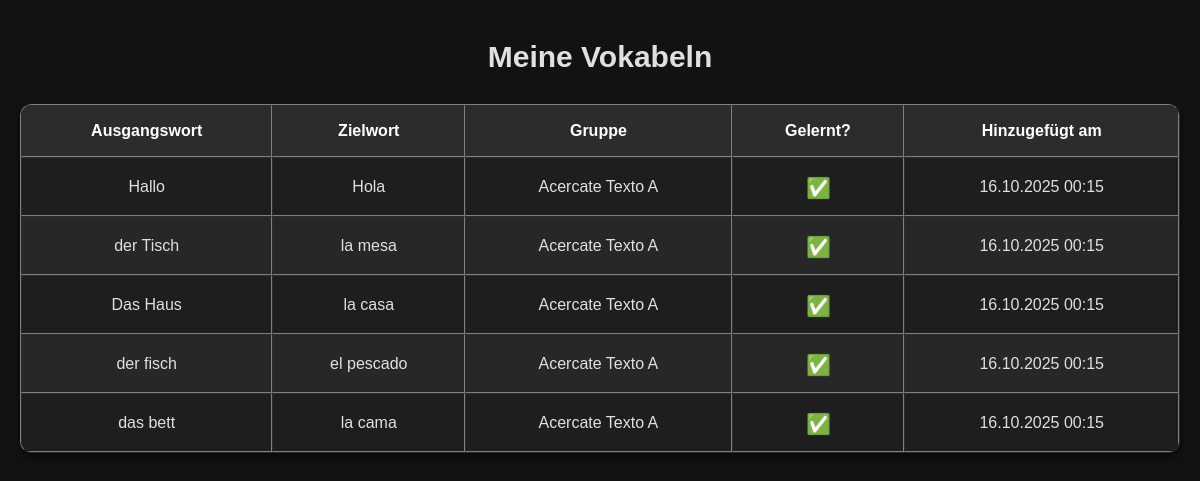
The app's page /show_vocab/ with its own data.
### base/models.py (models this page shows, shortened)
class Vocab(models.Model):
    user = models.ForeignKey(User, on_delete=models.CASCADE)
    source_word = models.CharField(max_length=20)
    target_word = models.CharField(max_length=20)
    group = models.ForeignKey(Group, on_delete=models.CASCADE, related_name="vocabs")
    is_learned = models.BooleanField(default=False)
    created_at = models.DateTimeField(auto_now_add=True)

class Group(models.Model):
    user = models.ForeignKey(User, on_delete=models.CASCADE)
    is_learned = models.BooleanField(default=False)
    name = models.CharField(max_length=50)
    created_at = models.DateTimeField(auto_now_add=True)
    source_language = models.TextField(max_length=50, default="Deutsch")
    target_language = models.TextField(max_length=50, default="Englisch")
    def __str__(self):
        return self.name

### base/views.py (the view)
# urls.py: path("show_vocab/", views.show_vocab, name="show_vocab"),
def show_vocab(request):
    if request.user.is_authenticated:
        vocabs = Vocab.objects.filter(user=request.user)
    else:
        vocabs = Vocab.objects.all()
    return render(request, "show_vocab.html", {"vocabs":vocabs})

### templates/show_vocab.html (shortened to what this page needs)
{% include "main.html" %}
{% block content %}
<!DOCTYPE html>
<html lang="de">
<head>
</head>
<body>
    <h1>Meine Vokabeln</h1>
    <table border="1">
        <thead>
            <tr>
                <th>Ausgangswort</th>
                <th>Zielwort</th>
                <th>Gruppe</th>
                <th>Gelernt?</th>
                <th>Hinzugefügt am</th>
            </tr>
        </thead>
        <tbody>
            {% for vocab in vocabs %}
                <tr>
                    <td>{{ vocab.source_word }}</td>
                    <td>{{ vocab.target_word }}</td>
                    <td>{{ vocab.group }}</td>
                    <td>
                        <form class="toggle_learned" method="post" action="{% url 'toggle_learned' vocab.id %}">
                            <button type="submit" style="background:none;border:none;cursor:pointer;">
                                {% if vocab.is_learned %}✅{% else %}❌{% endif %}
                            </button>
                        </form>
                    </td>
                    <td>{{ vocab.created_at|date:"d.m.Y H:i" }}</td>
                </tr>
            {% empty %}
                <tr><td colspan="5">Keine Vokabeln gefunden.</td></tr>
            {% endfor %}
        </tbody>
    </table>
</body>
</html>
{% endblock %}

### templates/main.html (shortened to what this page needs)
{% load static %}
<!DOCTYPE html>
<html lang="de">
<head>
    <link rel="stylesheet" href="{% static 'vocab/style.css' %}">
</head>
<body>
</body>
</html>

### static/vocab/style.css (style rules this page uses)
body { padding: 20px; margin: 0; font-family: Arial, sans-serif; background-color: #121212; color: #e0e0e0; }
h1 { font-size: 30px; text-align: center; margin-bottom: 30px; }
table { width: 100%; border-collapse: separate; border-spacing: 0; margin: 20px 0; border-radius: 12px; overflow: hidden; box-shadow: 0 4px 8px rgba(0, 0, 0, 0.5); background-color: #1e1e1e; }
th, td { padding: 16px; text-align: center; }
th { background-color: #2c2c2c; color: #ffffff; font-weight: bold; }
tr:nth-child(even) { background-color: #272727; }
tr:nth-child(odd) { background-color: #1e1e1e; }
.toggle_learned { transform: scale(1.5); text-align: center; background-color: transparent; padding: 0px; margin: 2px; border-radius: 12px; cursor: pointer; font-size: 18px; transition: 0.2s; }

### records on screen
Vocab: source_word "Hallo", target_word "Hola", group "Acercate Texto A", created_at "16.10.2025 00:15"
Vocab: source_word "der Tisch", target_word "la mesa", group "Acercate Texto A", created_at "16.10.2025 00:15"
Vocab: source_word "Das Haus", target_word "la casa", group "Acercate Texto A", created_at "16.10.2025 00:15"
Vocab: source_word "der fisch", target_word "el pescado", group "Acercate Texto A", created_at "16.10.2025 00:15"
Vocab: source_word "das bett", target_word "la cama", group "Acercate Texto A", created_at "16.10.2025 00:15"
